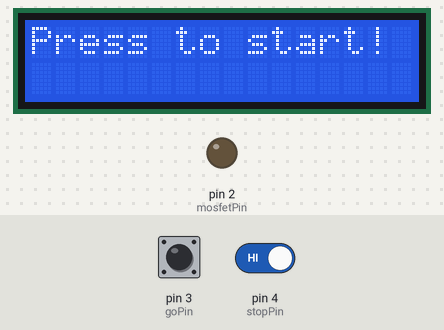
The sketch below on a simulated Arduino Uno, built with avr-gcc and run on an emulated ATmega328P. On the bench: 16×2 character LCD, output pins drawn as LEDs (lit = HIGH). Inputs (shaded band) come from the test bench; at power-on: pin 3 (goPin) HIGH, pin 4 (stopPin) HIGH. What the sketch prints to the serial monitor is not drawn.

Above: at 2.2 s.
2.3 s: pin 3 (goPin) pulled LOW for 0.15 s
At 3.3 s:
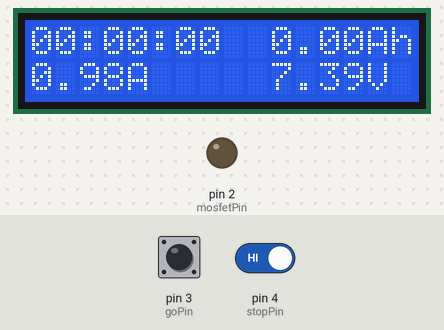
3.9 s: pin 3 (goPin) driven LOW and pin 4 (stopPin) driven LOW
At 4.7 s:
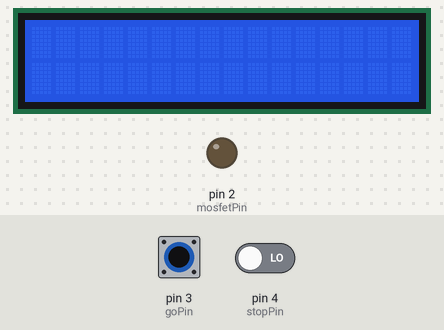
Timing chart, 0 to 6.9 s (numbered marks = the images above; inputs shaded):
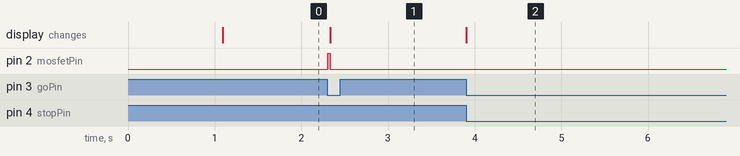

Measured:
- after the input at 2.3 s, pin 2 (mosfetPin): LOW → HIGH at once, → LOW 0.03 s later; the display: changes at once (image 1)
- after the input at 3.9 s, the display: changes at once (image 2)

The sketch:

checker.ino
```cpp
//Include I2C LCD libraries.
#include <Wire.h>
#include <LiquidCrystal_I2C.h>

//Define the pins.
#define mosfetPin 2
#define goPin 3
#define stopPin 4
#define batteryVoltagePin A0

LiquidCrystal_I2C lcd(0x27, 16, 2);

bool runLoad = false;
long lastMillis = 0;
long lastMillisPoll = 0;
long lastMillisLCD = 0;

bool goPinLastState = HIGH;
bool stopPinLastState = HIGH;

const float systemVoltage = 5.01; //Enter system voltage here.
float vpc = systemVoltage / 1024;

const float voltageDivider1 = 9.66; //Put R1 resistance here.
const float voltageDivider2 = 4.95; //Put R2 resistance here.

float multiplier = (voltageDivider1 + voltageDivider2) / voltageDivider2;

const float loadResistance = 7.51; //Put R3 and fan equivalent resistance here.

float ampSecondsSum = 0;
int ampSecondsCount = 0;

float batteryVoltageSum = 0;
int batteryVoltageCount = 0;
float batteryVoltageAvg = 0;

long millisStarted = 0;

void setup() {
  // put your setup code here, to run once:
  Serial.begin(115200);
  Serial.println("Starting Up!");

  Serial.println("Multiplier: " + String(multiplier));

  pinMode(mosfetPin, OUTPUT);
  pinMode(goPin, INPUT_PULLUP);
  pinMode(stopPin, INPUT_PULLUP);
  pinMode(batteryVoltagePin, INPUT);

  lcd.init();
  lcd.backlight();
  lcd.setCursor(0, 0);
  lcd.print("Starting Up!");
  delay(1000);
  lcd.setCursor(0, 0);
  lcd.print("Press to start!");
}

void loop() {
  // put your main code here, to run repeatedly:

  long millisNow = millis();

  if ((digitalRead(goPin) != goPinLastState) && digitalRead(goPin) == LOW && runLoad == false) {
    Serial.println("Go!");

    millisStarted = 0;
    ampSecondsSum = 0;
    ampSecondsCount = 0;

    runLoad = true;
    lcd.clear();
    digitalWrite(mosfetPin, HIGH);
    millisStarted = millisNow;
    Serial.println("Mosfet High!");
  }
  goPinLastState = digitalRead(goPin);

  if ((digitalRead(stopPin) != stopPinLastState) && digitalRead(stopPin) == LOW && runLoad == true) {
    Serial.println("Stop!");
    runLoad = false;
    digitalWrite(mosfetPin, LOW);
  }
  stopPinLastState = digitalRead(stopPin);

  if (runLoad) {
    if (millisNow >= lastMillisPoll + 100) {

      int counts = analogRead(batteryVoltagePin);
      float voltageIn = counts * vpc;
      Serial.println("Voltage In: " + String(voltageIn));
      batteryVoltageSum += (voltageIn * multiplier);
      batteryVoltageCount++;

      lastMillisPoll = millisNow;
    }

    if (millisNow >= lastMillisLCD + 1000) {
      Serial.println("Time to do some logging!");
      long seconds = ((millisNow - millisStarted) / 1000);

      long minutes = seconds / 60;
      seconds -= minutes * 60;

      long hours = minutes / 60;
      minutes -= hours * 60;

      char duration[9];
      sprintf(duration, "%02ld:%02ld:%02ld", hours, minutes, seconds);

      Serial.println("Duration: " + String(duration));
      lcd.setCursor(0, 0);
      lcd.print(duration);

      lcd.setCursor(10, 1);

      batteryVoltageAvg = batteryVoltageSum / batteryVoltageCount;

      batteryVoltageSum = 0;
      batteryVoltageCount = 0;

      lcd.print(String(batteryVoltageAvg) + "V");
      float amperage = batteryVoltageAvg / loadResistance;
      Serial.println("Amperage: " + String(amperage));
      lcd.setCursor(0, 1);
      lcd.print(String(amperage) + "A");

      ampSecondsSum += amperage;
      Serial.println("ampSecondsSum: " + String(ampSecondsSum));
      ampSecondsCount++;
      Serial.println("ampSecondsCount: " + String(ampSecondsCount));

      String ampHours = String(ampSecondsSum / 3600) + "Ah";

      Serial.println("Ah: " + ampHours);

      lcd.setCursor(16 - ampHours.length(), 0);
      lcd.print(ampHours);

      lastMillisLCD = millisNow;
    }

    if (batteryVoltageAvg < 12) {
      runLoad = false;
      digitalWrite(mosfetPin, LOW);
      millisStarted = 0;
      Serial.println("Battery Discharged!");
    }
  }

  delay(1);
}
```
